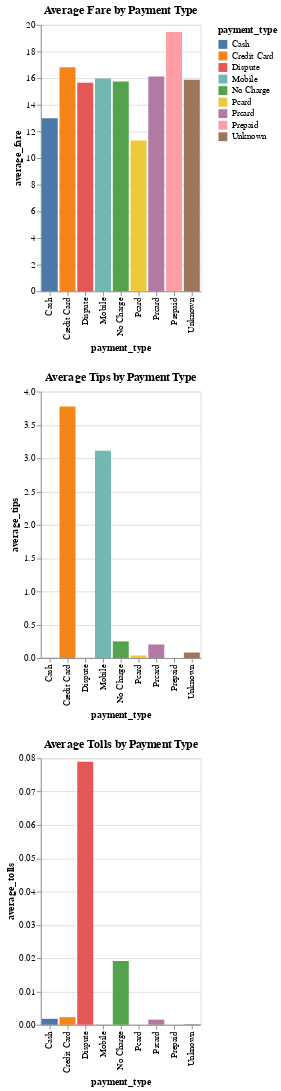

Notebook code cell kept with this figure:
### Code cell
import altair as alt

# Create a bar chart for average fare
chart_fare = alt.Chart(df).mark_bar().encode(
    x='payment_type',
    y='average_fare',
    color='payment_type'  # Color bars by payment type
).properties(title="Average Fare by Payment Type")

# Create a bar chart for average tips
chart_tips = alt.Chart(df).mark_bar().encode(
    x='payment_type',
    y='average_tips',
    color='payment_type'  # Color bars by payment type
).properties(title="Average Tips by Payment Type")


# Create a bar chart for average tolls
chart_tolls = alt.Chart(df).mark_bar().encode(
    x='payment_type',
    y='average_tolls',
    color='payment_type'  # Color bars by payment type
).properties(title="Average Tolls by Payment Type")

# Display all three charts
chart_fare & chart_tips & chart_tolls

### Figure 1 — Vega-Lite specification as saved in the notebook (floating-point values rounded to 4 significant figures)
{"config": {"view": {"continuousWidth": 400, "continuousHeight": 300}}, "vconcat": [{"mark": "bar", "encoding": {"color": {"field": "payment_type", "type": "nominal"}, "x": {"field": "payment_type", "type": "nominal"}, "y": {"field": "average_fare", "type": "quantitative"}}, "title": "Average Fare by Payment Type"}, {"mark": "bar", "encoding": {"color": {"field": "payment_type", "type": "nominal"}, "x": {"field": "payment_type", "type": "nominal"}, "y": {"field": "average_tips", "type": "quantitative"}}, "title": "Average Tips by Payment Type"}, {"mark": "bar", "encoding": {"color": {"field": "payment_type", "type": "nominal"}, "x": {"field": "payment_type", "type": "nominal"}, "y": {"field": "average_tolls", "type": "quantitative"}}, "title": "Average Tolls by Payment Type"}], "data": {"name": "data-aa1097524a3b78214af4d66470822bff"}, "$schema": "https://vega.github.io/schema/vega-lite/v4.17.0.json", "datasets": {"data-aa1097524a3b78214af4d66470822bff": [{"payment_type": "Prepaid", "average_fare": 19.46, "average_tips": 0.0, "average_tolls": 0.0}, {"payment_type": "Credit Card", "average_fare": 16.82, "average_tips": 3.777, "average_tolls": 0.002267}, {"payment_type": "Prcard", "average_fare": 16.13, "average_tips": 0.2035, "average_tolls": 0.001529}, {"payment_type": "Mobile", "average_fare": 15.97, "average_tips": 3.113, "average_tolls": 4.968e-05}, {"payment_type": "Unknown", "average_fare": 15.87, "average_tips": 0.08213, "average_tolls": 0.0001472}, {"payment_type": "No Charge", "average_fare": 15.75, "average_tips": 0.2495, "average_tolls": 0.01914}, {"payment_type": "Dispute", "average_fare": 15.66, "average_tips": 0.001446, "average_tolls": 0.07899}, {"payment_type": "Cash", "average_fare": 12.99, "average_tips": 0.002424, "average_tolls": 0.001791}, {"payment_type": "Pcard", "average_fare": 11.33, "average_tips": 0.03802, "average_tolls": 0.0}]}}
